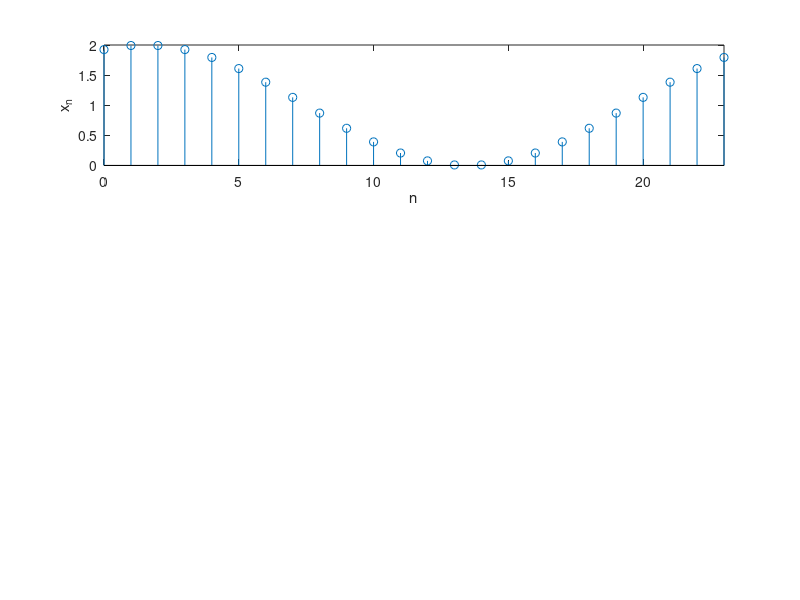

This figure's MATLAB source: (Note: this script raises an error after producing the figure.)
clear; clc;
Omega = pi/12;
N_0 = 2*pi/Omega; n = (0:N_0-1);
x_n = 1 + sin(pi/12*n+3*pi/8);

subplot(3,1,1); stem(n ,x_n);
xlabel ( 'n' ) ; ylabel ( 'x_n' ); axis([0 N_0-1]);
legend('Sinal de entrada',-1);

X_k = fft(x_n)/N_0 ;
k = n;

subplot(3,1,2); stem(k,abs(X_k)) ;
xlabel ('k'); ylabel ('|X_k|'); axis([0 N_0-1]);
legend('SFTD pela FFT',-1);

subplot(3,1,3); stem(k,angle(sign(round(X_k))));
xlabel ('k'); ylabel ('<X_k'); axis([0 N_0-1]);
legend('Fase pela FFT',-1);
